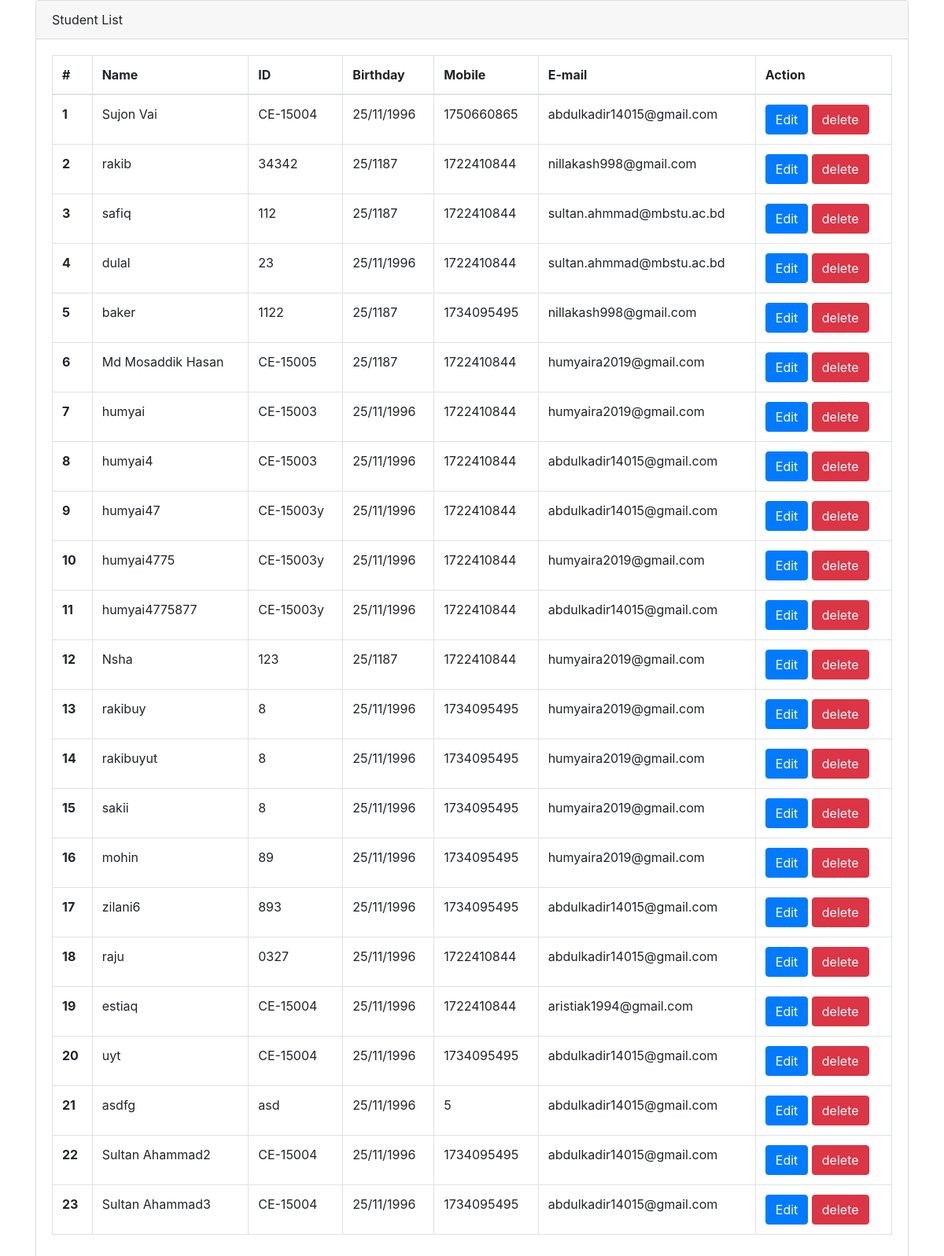
The page /student/list/ on the database its author committed.
### student/models.py (models this page shows, shortened)
class StudentProfile(models.Model):
    name = models.CharField(max_length=50,unique=True)
    roll = models.CharField(max_length=50)
    birthday = models.CharField(max_length=50)
    fathers_name = models.CharField(max_length=50)
    address = models.CharField(max_length=50)
    gender_choice = (
        ('male', 'Male'),
        ('female', 'Female'),
        ('3rd gender', '3rd Gender')
    )
    gender = models.CharField(choices=gender_choice, max_length=6)
    session = models.CharField(max_length=50)
    mobile = models.IntegerField()
    email = models.EmailField()

### student/views.py (the view)
# urls.py: path('list/', views.student_list, name="student-list"),
def student_list(request):
    std = StudentProfile.objects.all()
    context = {'students': std}
    return render(request, 'student/student_list.html', context)

### templates/student/student_list.html (shortened to what this page needs)
{% extends 'base.html' %}
{% block content %}
<div class="card">
    <div class="card-header">
         Student List</div>
    <div class="card-body">
        <table class="table table-responsive-sm table-bordered">
            <thead>
                <tr>
                    <th>#</th>
                    <th>Name</th>
                    <th>ID</th>
                    <th>Birthday</th>
                    <th>Mobile</th>
                    <th>E-mail</th>
                    <th>Action</th>
                </tr>
            </thead>
            <tbody>
                {% for student in students %}
            <tr>
                <th scope="row"> {{ forloop.counter }} </th>
                <td> {{ student.name }} </td>
                <td> {{ student.roll }} </td>
                <td> {{ student.birthday }} </td>
                <td> {{ student.mobile }} </td>
                <td> {{ student.email }} </td>
        <td>
                    <a class="btn btn-primary" href="{% url 'edit-student' student.id %}">Edit</a>
                    <a class="btn btn-danger" href="{% url 'delete-student' student.id %}">delete</a>
      </td>
            </tr>
        {% endfor %}
            </tbody>
        </table>
    </div>
</div>
{% endblock %}

### templates/base.html (shortened to what this page needs)
<!DOCTYPE html>
<html lang="en">
<head>
</head>
<body>
<!doctype html>
<html lang="en">
  <head>
    <link rel="stylesheet" href="https://stackpath.bootstrapcdn.com/bootstrap/4.3.1/css/bootstrap.min.css">
  </head>
  <body>
        <div class = "container">
          {% block content %}
          {% endblock %}
        </div>
  </body>
</html>
</body>
</html>

### rows shown on the page
StudentProfile: name "Sujon Vai", roll "CE-15004", birthday "25/11/1996", mobile "1750660865", email "abdulkadir14015@gmail.com"
StudentProfile: name "rakib", roll "34342", birthday "25/1187", mobile "1722410844", email "nillakash998@gmail.com"
StudentProfile: name "safiq", roll "112", birthday "25/1187", mobile "1722410844", email "sultan.ahmmad@mbstu.ac.bd"
StudentProfile: name "dulal", roll "23", birthday "25/11/1996", mobile "1722410844", email "sultan.ahmmad@mbstu.ac.bd"
StudentProfile: name "baker", roll "1122", birthday "25/1187", mobile "1734095495", email "nillakash998@gmail.com"
StudentProfile: name "Md Mosaddik Hasan", roll "CE-15005", birthday "25/1187", mobile "1722410844", email "humyaira2019@gmail.com"
StudentProfile: name "humyai", roll "CE-15003", birthday "25/11/1996", mobile "1722410844", email "humyaira2019@gmail.com"
StudentProfile: name "humyai4", roll "CE-15003", birthday "25/11/1996", mobile "1722410844", email "abdulkadir14015@gmail.com"
StudentProfile: name "humyai47", roll "CE-15003y", birthday "25/11/1996", mobile "1722410844", email "abdulkadir14015@gmail.com"
StudentProfile: name "humyai4775", roll "CE-15003y", birthday "25/11/1996", mobile "1722410844", email "humyaira2019@gmail.com"
StudentProfile: name "humyai4775877", roll "CE-15003y", birthday "25/11/1996", mobile "1722410844", email "abdulkadir14015@gmail.com"
StudentProfile: name "Nsha", roll "123", birthday "25/1187", mobile "1722410844", email "humyaira2019@gmail.com"
StudentProfile: name "rakibuy", roll "8", birthday "25/11/1996", mobile "1734095495", email "humyaira2019@gmail.com"
StudentProfile: name "rakibuyut", roll "8", birthday "25/11/1996", mobile "1734095495", email "humyaira2019@gmail.com"
StudentProfile: name "sakii", roll "8", birthday "25/11/1996", mobile "1734095495", email "humyaira2019@gmail.com"
StudentProfile: name "mohin", roll "89", birthday "25/11/1996", mobile "1734095495", email "humyaira2019@gmail.com"
StudentProfile: name "zilani6", roll "893", birthday "25/11/1996", mobile "1734095495", email "abdulkadir14015@gmail.com"
StudentProfile: name "raju", roll "0327", birthday "25/11/1996", mobile "1722410844", email "abdulkadir14015@gmail.com"
StudentProfile: name "estiaq", roll "CE-15004", birthday "25/11/1996", mobile "1722410844", email "aristiak1994@gmail.com"
StudentProfile: name "uyt", roll "CE-15004", birthday "25/11/1996", mobile "1734095495", email "abdulkadir14015@gmail.com"
StudentProfile: name "asdfg", roll "asd", birthday "25/11/1996", mobile "5", email "abdulkadir14015@gmail.com"
StudentProfile: name "Sultan Ahammad2", roll "CE-15004", birthday "25/11/1996", mobile "1734095495", email "abdulkadir14015@gmail.com"
StudentProfile: name "Sultan Ahammad3", roll "CE-15004", birthday "25/11/1996", mobile "1734095495", email "abdulkadir14015@gmail.com"
